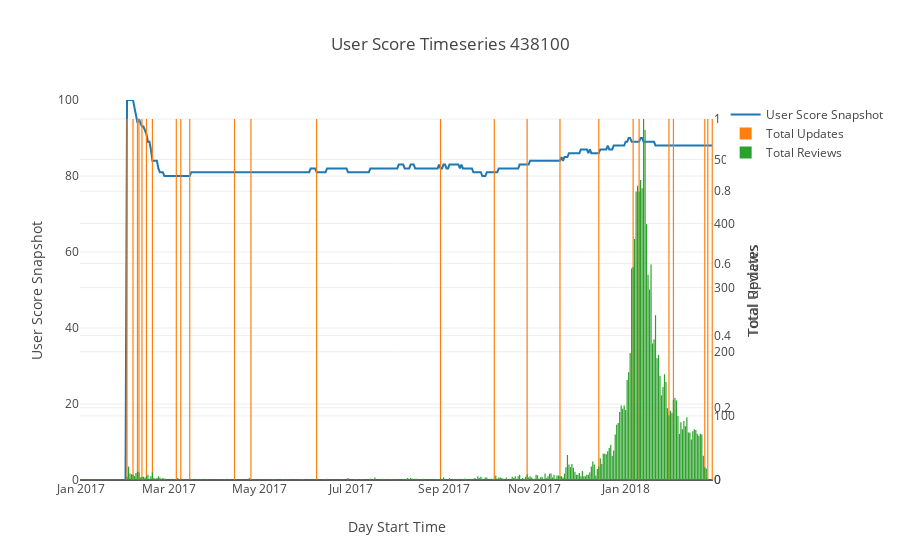

Notebook code for this chart:
### Markdown cell above
We can see that between July 2015 and March 2016, there are clusters of updates shortly followed by spikes in reviews and a positive increase in user scores.

It makes sense that this peters out as time goes on; most users that will ever use the product have already left their reviews, there are less frequent updates and reviews, and the more reviews have been logged, the harder it is to change that score.

For a product whose score did not deviate drastically, we can see a similar scenario. '438100', or 'VR Chat' hit virality around January, 2018, but on the run up to that we can see improvements in the user score demarcated by updates - although this is not the case for every update, most updates are followed by an increase or local peak in user score, and the user score does not change much during the relative lack of updates between May and September, 2017. Updates could still simply coincide with popularity however.

### Code cell
timeseries_438100 = json.load(open('./dumps/timeseries/438100-timeseries.json'))
iplot(create_timeseries_figure(timeseries_438100, "438100"))

### Figure 1 — Plotly figure (JSON) as saved in the notebook; plotly's stock layout.template omitted (floating-point values rounded to 4 significant figures; data arrays with more than 128 entries replaced by an {"elided": "..."} marker saying what was removed)
{"data": [{"mode": "line", "name": "User Score Snapshot", "type": "scatter", "x": {"elided": "424 str values"}, "y": {"elided": "424 int values"}}, {"name": "Total Updates", "type": "bar", "x": {"elided": "424 str values"}, "xaxis": "x", "y": {"elided": "424 int values"}, "yaxis": "y2"}, {"name": "Total Reviews", "type": "bar", "x": {"elided": "424 str values"}, "xaxis": "x", "y": {"elided": "424 int values"}, "yaxis": "y3"}], "layout": {"showlegend": true, "title": "User Score Timeseries 438100", "xaxis": {"autorange": true, "title": "Day Start Time"}, "yaxis": {"range": [0, 100], "title": "User Score Snapshot"}, "yaxis2": {"anchor": "x", "overlaying": "y", "side": "right", "title": "Total Updates"}, "yaxis3": {"anchor": "x", "overlaying": "y", "side": "right", "title": "Total Reviews"}}}
